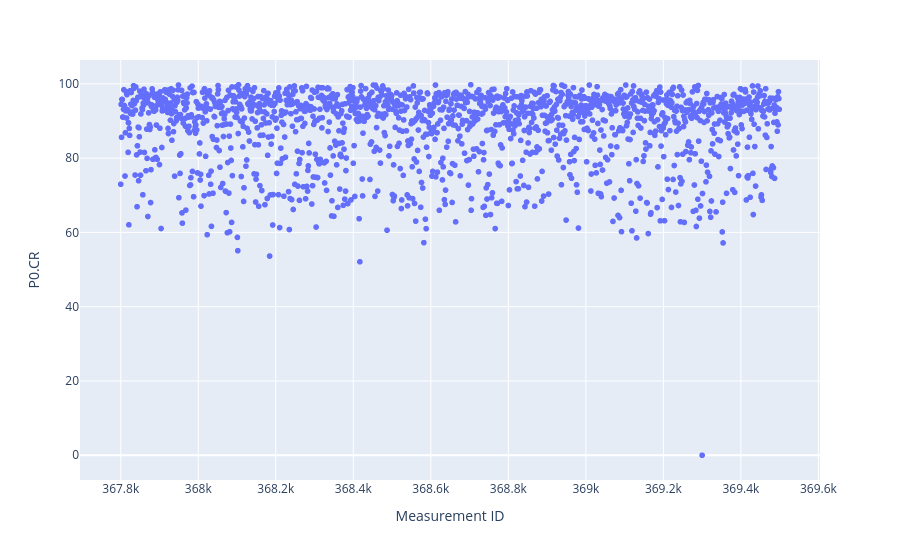

This figure's notebook cell:
### Code cell
fig = px.scatter(photo_df_OK, x='Measurement ID', y="P0.CR")
fig.show()

### Figure 1 — Plotly figure (JSON) as saved in the notebook; plotly's stock layout.template omitted (floating-point values rounded to 4 significant figures; data arrays with more than 128 entries replaced by an {"elided": "..."} marker saying what was removed)
{"data": [{"hovertemplate": "Measurement ID=%{x}<br>P0.CR=%{y}<extra></extra>", "legendgroup": "", "marker": {"color": "#636efa", "symbol": "circle"}, "mode": "markers", "name": "", "showlegend": false, "type": "scattergl", "x": {"elided": "1699 int values"}, "xaxis": "x", "y": {"elided": "1699 float values"}, "yaxis": "y"}], "layout": {"legend": {"tracegroupgap": 0}, "margin": {"t": 60}, "xaxis": {"anchor": "y", "domain": [0, 1], "title": {"text": "Measurement ID"}}, "yaxis": {"anchor": "x", "domain": [0, 1], "title": {"text": "P0.CR"}}}}
